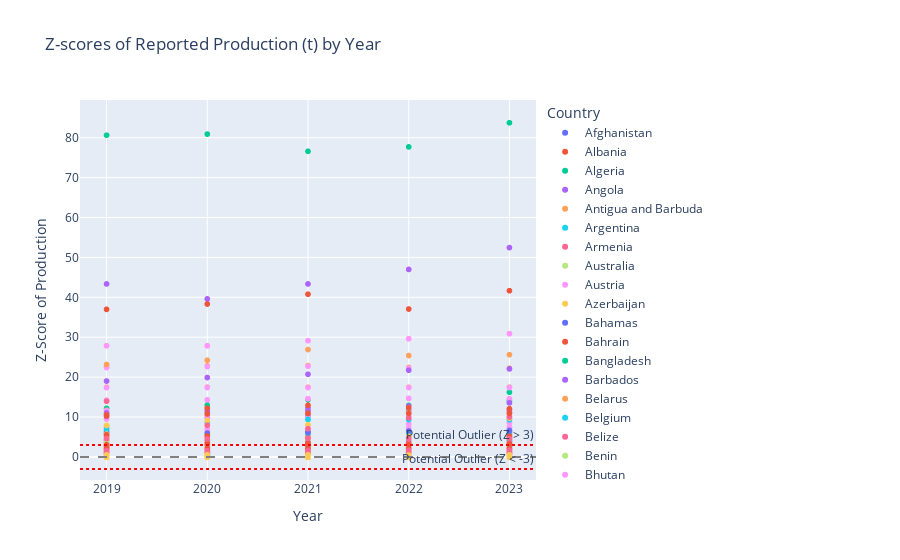

Notebook code for this chart:
### Code cell
fig = px.scatter(
    cpp,
    x="Year",
    y="Production_Z",
    color="Country",
    # hover_data=["Item", "Production (t)", "Production_Z"],
    title="Z-scores of Reported Production (t) by Year",
    labels={"Production_Z": "Z-Score of Production"}
)

fig.add_hline(y=0, line_dash="dash", line_color="gray")
fig.add_hline(y=3, line_dash="dot", line_color="red", annotation_text="Potential Outlier (Z > 3)")
fig.add_hline(y=-3, line_dash="dot", line_color="red", annotation_text="Potential Outlier (Z < -3)")

fig.show()
